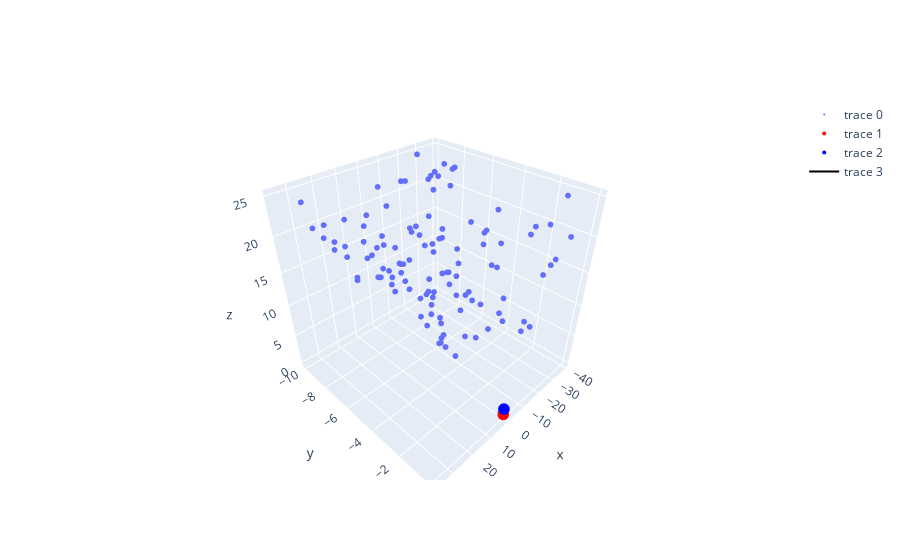

Notebook code for this chart:
### Code cell
pose_0 = vo.get_trajectory()[0]
pose_1 = vo.get_trajectory()[1]

world_points = vo.get_map()['position']
print('Number of world points: ', len(world_points))

x_coords = [point[0] for point in world_points]
y_coords = [point[1] for point in world_points]
z_coords = [point[2] for point in world_points]

fig = go.Figure()
fig.add_trace(go.Scatter3d(x=x_coords, y=y_coords, z=z_coords, mode='markers', marker=dict(size=2)))

fig.add_trace(go.Scatter3d(x=[pose_0[0, 3]], y=[pose_0[1, 3]], z=[pose_0[2, 3]], mode='markers', marker=dict(size=4, color='red')))
fig.add_trace(go.Scatter3d(x=[pose_1[0, 3]], y=[pose_1[1, 3]], z=[pose_1[2, 3]], mode='markers', marker=dict(size=4, color='blue')))
fig.add_trace(go.Scatter3d(x=[pose_0[0, 3], pose_1[0, 3]], y=[pose_0[1, 3], pose_1[1, 3]], z=[pose_0[2, 3], pose_1[2, 3],], mode='lines', line=dict(color='black', width=2)))

fig.show()
